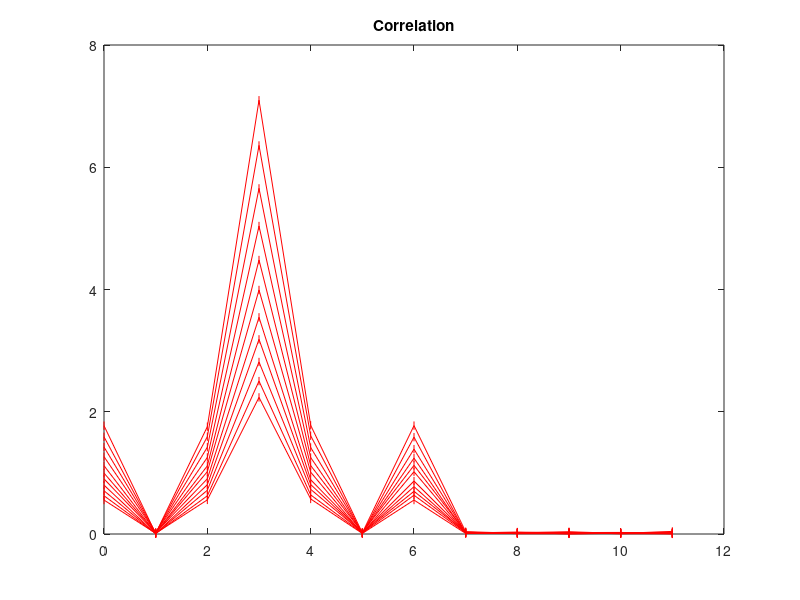

Write MATLAB code to recreate this figure.
clear all;
a = [+1 +1 +1 -1 0 0 0 0 0 0 0 0]';  % код Баркера
N=length(a); % кол-во временных выборок
M=4; % кол-во элементов решетки
t = (0:1:N-1);

snr0 = 0;
SKO = 1;
SKO_ = SKO;
snr_=snr0;
for snr = -5:5
    snr_dB = 10^(snr/10);% перевод из дБ
    A = sqrt(snr_dB);
    teta = pi/3; % угол прихода сигнала по отношению к нормали к апертуре АР
    fi0 = 0; % начальная фаза
    delta_fi = 2*pi*sin(teta)*0.5; %0.5 = d/lambda, где lambda - длина волны, d - расстояние между элементами,
    m = 1;

    for m = m:(M-1)
        Signal1(m) = exp(1i*(fi0+m*delta_fi));
    end

    Signal = [exp(1i*fi0) Signal1];
    S = A*a*Signal;
    
    Acc = zeros(size(S));
    for number_tests = 1:10000 % количество испытаний
        noise = (randn(N, M)+1i*randn(N, M))/sqrt(2); % добавляет белый гауссов шум к векторному сигналу
        x = S + noise; % складываем сигнал и шум
        y = filter(S(4:-1:1),1,x); % на выходе СФ
        Acc = (Acc+y);
    end
    Acc = Acc / 10000;

    plot(t, abs(Acc(1:end, 1)) / A, 'r|-');
    hold on;

    title("Correlation");
end
